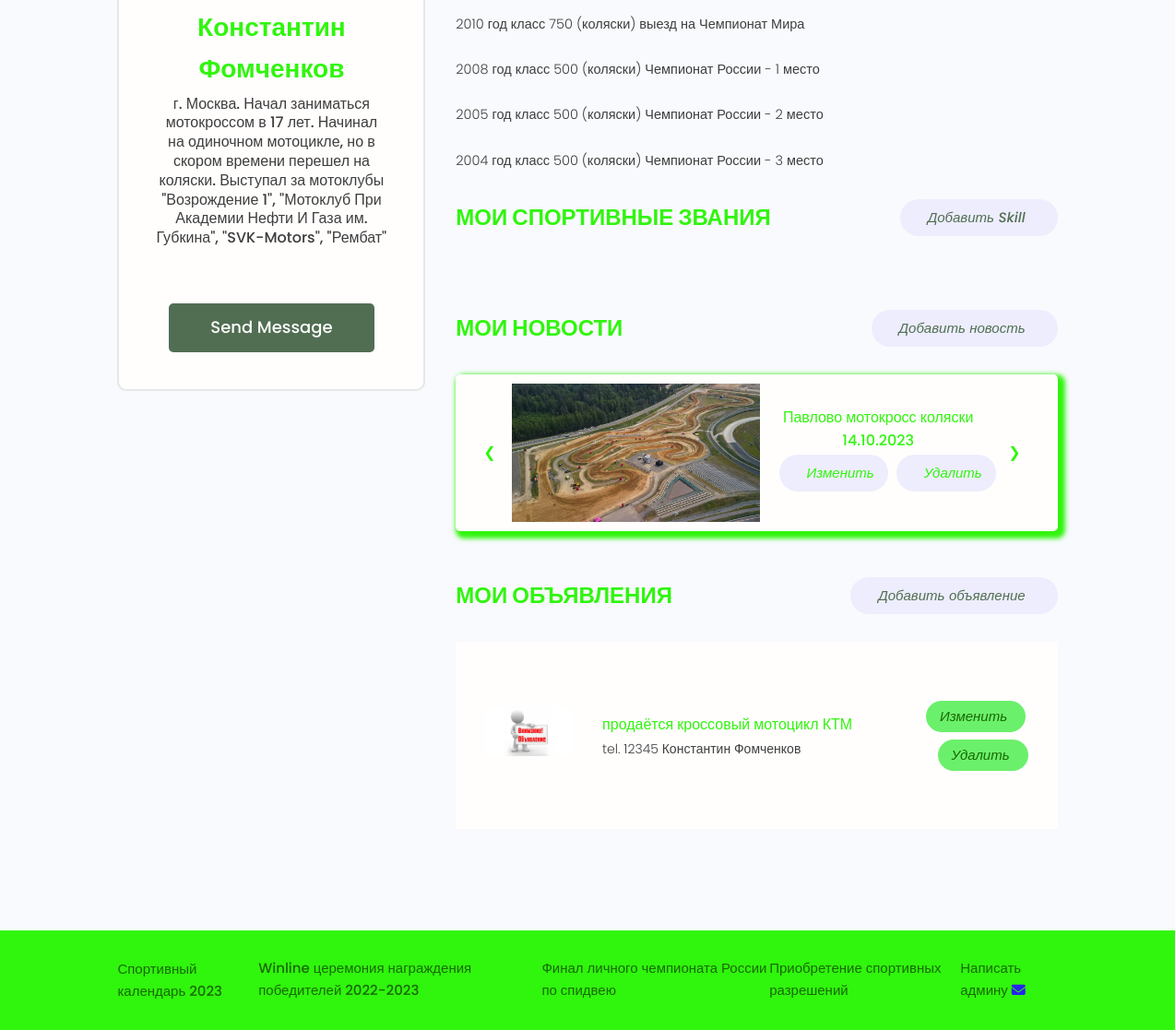
/users/account/ (signed in, lower part), run on an earlier commit of the app's database.
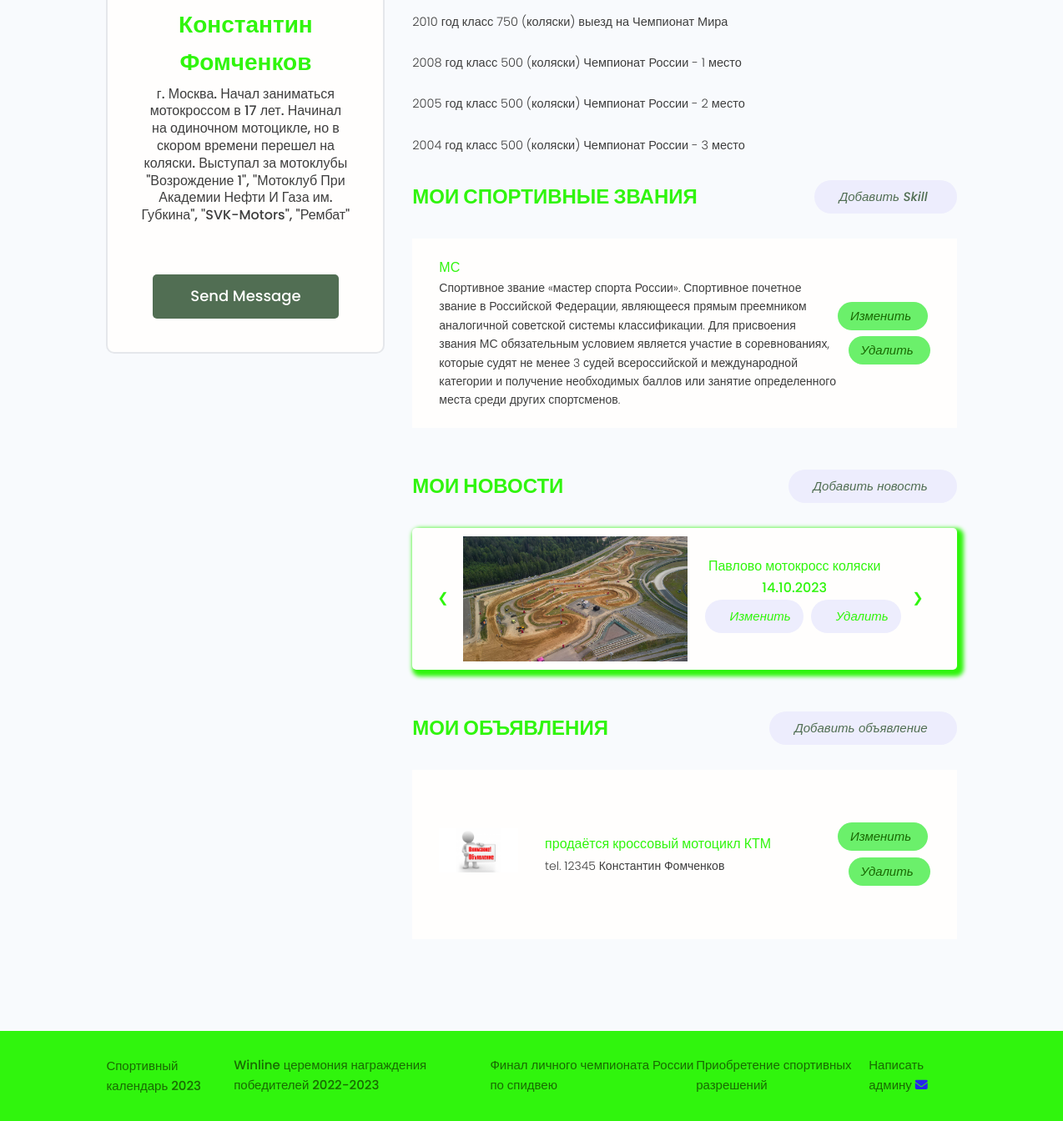
And on a later commit of the database.
### blogs/models.py (models this page shows, shortened)
class Blog(models.Model):
    owner = models.ForeignKey(Profiles, on_delete=models.SET_NULL, blank=True, null=True, verbose_name='Автор')
    title = models.CharField(max_length=250, verbose_name='Заголовок')
    text = models.TextField(null=True, blank=True, verbose_name='Текст новости')
    image = models.ImageField(null=True, blank=True, upload_to="blogs/%Y/%m",
                              default='default.jpg', verbose_name='Изображение')
    video = EmbedVideoField(blank=True, verbose_name='Ссылка на видео')
    source_link = models.CharField(max_length=2000, null=True, blank=True, verbose_name='Ссылка на источник')
    tags = models.ManyToManyField('Tag', blank=True, verbose_name='Тег')
    created = models.DateTimeField(auto_now_add=True)
    class Meta:
        ordering = ['-created']

class Advertisement(models.Model):
    text = models.TextField(null=True, blank=True)
    image = models.ImageField(null=True, blank=True, upload_to="advertisements/",
                              default='adv-default.jpg', verbose_name='Изображение')
    contacts = models.CharField(max_length=250)
    owner = models.ForeignKey(Profiles, on_delete=models.SET_NULL,
                              blank=True, null=True, verbose_name='Автор объявления')
    created = models.DateTimeField(default=datetime.datetime.now)
    class Meta:
        ordering = ['-created']

### users/models.py (models this page shows, shortened)
class Profiles(models.Model):
    user = models.OneToOneField(User, on_delete=models.CASCADE, null=True, blank=True)
    name = models.CharField(max_length=200, null=True, blank=True)
    email = models.EmailField(max_length=200, null=True, blank=True)
    username = models.CharField(max_length=200, null=True, blank=True)
    short_info = models.CharField(max_length=300, null=True, blank=True)
    bio = models.TextField(null=True, blank=True)
    profile_image = models.ImageField(upload_to='profiles/', blank=True, null=True,
                                      default='profiles/user-default.png')
    social_youtube = models.CharField(max_length=200, null=True, blank=True)
    social_vk = models.CharField(max_length=200, null=True, blank=True)
    created = models.DateTimeField(auto_now_add=True)
    def __str__(self):
        return self.username

class Skill(models.Model):
    owner = models.ForeignKey(Profiles, on_delete=models.CASCADE, null=True, blank=True)
    name = models.CharField(max_length=200, null=True, blank=True)
    description = models.TextField(null=True, blank=True)
    created = models.DateTimeField(auto_now_add=True)

### users/views.py (the view)
# urls.py: path('account/', views.user_account, name='account'),
@login_required(login_url='login')
def user_account(request):
    prof = request.user.profiles
    skills = prof.skill_set.all()
    blogs = prof.blog_set.all()
    advertisement = prof.advertisement_set.all()
    context = {
        'profile': prof,
        'skills': skills,
        'blogs': blogs,
        'advertisement': advertisement,
    }
    return render(request, 'users/account.html', context)

### users/templates/users/account.html (shortened to what the changed rows need)
{% extends 'blogs/base.html' %}
{% block content %}
<main class="settingsPage profile my-md">
    <div class="container">
        <div class="layout">
            <div class="column column--1of3">
                <div class="card text-center">
                    <div class="card__body dev">
                        <h2 class="dev__name">{{ profile.name }}</h2>
                    </div>
                </div>
            </div>
            <div class="column column--2of3">
                <table class="settings__table">
                    {% for skill in skills %}
                    <tr>
                        <td class="settings__tableInfo">
                            <h4>{{ skill.name }}</h4>
                            <p>
                                {{ skill.description }}
                            </p>
                        </td>
                        <td class="settings__tableActions">
                            <a class="tag tag--pill tag--main settings__btn" href="{% url 'update-skill' skill.id %}">
                                <i class="im im-edit">Изменить</i>
                            </a>
                            <a class="tag tag--pill tag--main settings__btn" href="{% url 'delete-skill' skill.id %}">
                                <i class="im im-x-mark-circle-o">Удалить</i>
                            </a>
                        </td>
                    </tr>
                    {% endfor %}
                </table>
                {% if blogs %}
                <div class="slider">
                    {% for blog in blogs %}
                    <div class="item">
                        <a class="previous" onclick="previousSlide()">&#10094;</a>
                        <img src="{{ blog.image.url }}" alt="Blog Thumbnail"/>
                        <div class="item_col">
                            <a href="{% url 'blog' blog.id %}">
                                <h4>{{ blog.title }}</h4>
                            </a>
                            <a class="tag tag--pill tag--sub settings__btn tag--lg" href="{% url 'update-blog' blog.id %}"><i class="im im-x-mark-circle-o">Изменить</i></a>
                            <a class="tag tag--pill tag--sub settings__btn tag--lg" href="{% url 'delete-blog' blog.id %}"><i class="im im-x-mark-circle-o">Удалить</i></a>
                        </div>
                        <a class="next" onclick="nextSlide()"> &#10095;</a>
                    </div>
                    {% endfor %}
               </div>
                {% endif %}
                <table class="settings__table">
                {% if advertisement %}
                    {% for adv in advertisement %}
                    <tr>
                        <td class="settings__thumbnail">
                            <a href="#"><img src="{{ adv.image.url }}"
                                             alt="Advertisement Thumbnail"/></a>
                        </td>
                        <td class="settings__tableInfo">
                            <a href="#">{{ adv.text }}</a>
                            <p>
                                {{ adv.contacts  }}
                                {{ adv.owner }}
                            </p>
                        </td>
                        <td class="settings__tableActions">
                            <a class="tag tag--pill tag--main settings__btn" href="{% url 'update-advertisement' adv.id %}">
                                <i class="im im-edit">Изменить</i>
                            </a>
                            <a class="tag tag--pill tag--main settings__btn" href="{% url 'delete-advertisement' adv.id %}">
                                <i class="im im-x-mark-circle-o">Удалить</i>
                            </a>
                        </td>
                    </tr>
                    {% endfor %}
                {% endif %}
                </table>
            </div>
        </div>
    </div>
</main>
{% endblock %}

What changed in the data, as far as the page shows it:
now on this page (row edited): Skill: name "МС", description "Спортивное звание «мастер спорта России». Спортивное почетное звание в Российской Федерации, являющееся прямым преемником аналогичной советской системы классификации. Для присвоения звания МС обязательным условием является участие в соревнованиях, которые судят не менее 3 судей всероссийской и международной категории и получение необходимых баллов или занятие определенного места среди других спортсменов."
